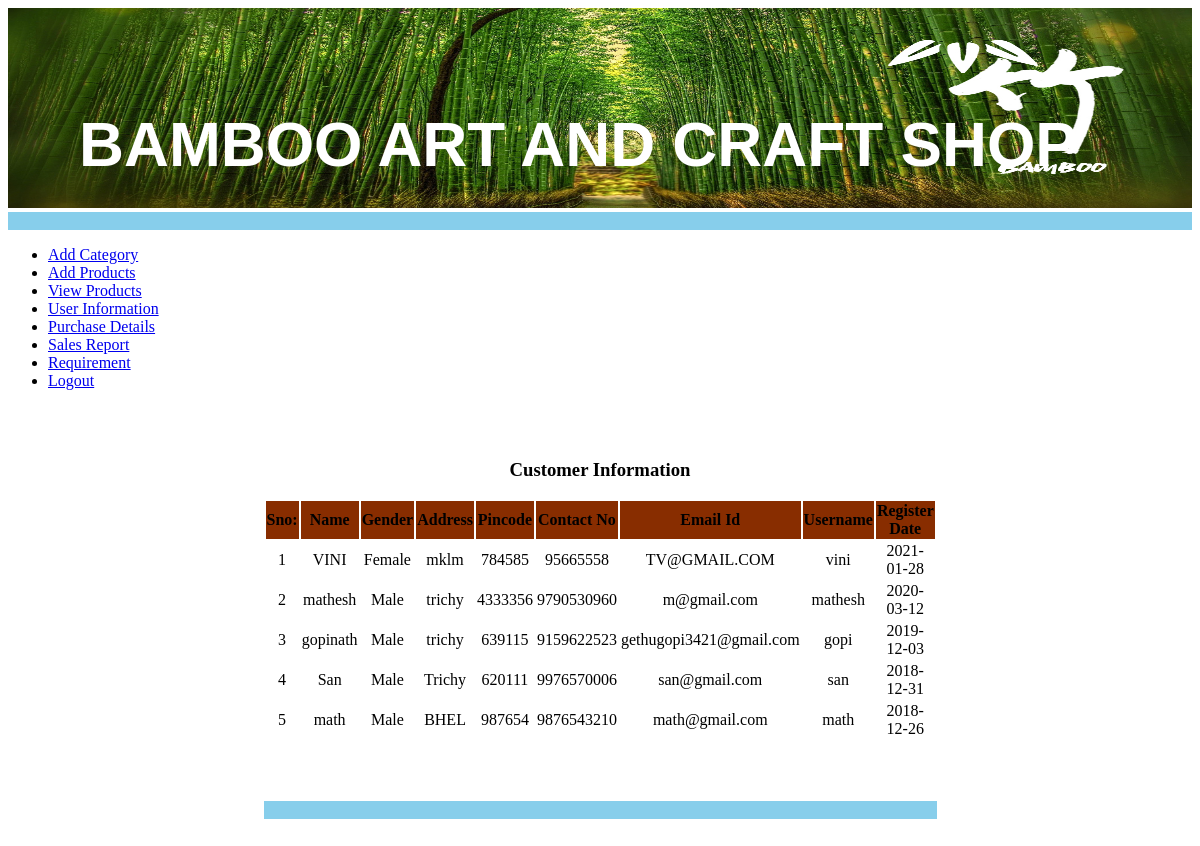
Screenshot of /user_details.php (signed in) with the database file from the repository.
### tables this page shows
CREATE TABLE `register` (
  `id` int(11) NOT NULL,
  `name` varchar(25) NOT NULL,
  `gender` varchar(15) NOT NULL,
  `address` varchar(100) NOT NULL,
  `pincode` bigint(20) NOT NULL,
  `contact` bigint(20) NOT NULL,
  `email` varchar(30) NOT NULL,
  `bank_name` varchar(100) NOT NULL,
  `acc_no` varchar(30) NOT NULL,
  `username` varchar(25) NOT NULL,
  `password` varchar(50) NOT NULL,
  `secret_code` varchar(50) NOT NULL,
  `otp` varchar(20) NOT NULL,
  `rdate` date NOT NULL
);

### user_details.php (the view, shortened to what this page needs)
<?php
$select = mysql_query("SELECT * FROM register ORDER BY id DESC")or die("user registration error </br>".mysql_error());
?>
<?php include("include/header.php"); ?>
<div class="main">
<?php include("include/link_admin.php"); ?>
<form id="form1" name="form1" method="post" action="">
  <table width="318" height="400" border="0" cellpadding="0" cellspacing="0" align="center">
    <tr>
      <td align="center" valign="top"><p>&nbsp;</p>
        <h3>Customer Information </h3>
        <table width="85%" height="58" border="0" align="center">
          <tr bgcolor="#CC66CC">
		    <th bgcolor="#882D00" scope="col"><span class="style2">
		      <label for="checkbox_row_2">Sno:</label>
	        </span></th>
		    <th bgcolor="#882D00" scope="col"><span class="style2">
		      <label for="checkbox_row_2">Name</label>
	        </span></th>
		    <th bgcolor="#882D00" scope="col"><span class="style2">
		      <label for="checkbox_row_3">Gender</label>
	        </span></th>
		    <th bgcolor="#882D00" scope="col"><span class="style2">
		      <label for="checkbox_row_4">Address</label>
	        </span></th>
		    <th bgcolor="#882D00" scope="col"><span class="style2">
		      <label for="checkbox_row_5">Pincode</label>
	        </span></th>
		    <th bgcolor="#882D00" scope="col"><span class="style2">
		      <label for="checkbox_row_6">Contact No </label>
	        </span></th>
		    <th bgcolor="#882D00" scope="col"><span class="style2">
		      <label for="checkbox_row_7">Email Id </label>
	        </span></th>
		    <th bgcolor="#882D00" scope="col"><span class="style2">
		      <label for="checkbox_row_10">Username</label>
	        </span></th>
		    <th bgcolor="#882D00" scope="col"><span class="style2">Register Date </span></th>
          </tr>
		  <?php
		  $r = 0;
		  while($rrow = mysql_fetch_array($select)){
		  $r++;
		  ?>
          <tr bgcolor="#CCCCFF">
            <td align="center" bgcolor="#FFFFFF"><?php echo $r; ?></td>
            <td align="center" bgcolor="#FFFFFF"><?php echo $rrow['name']; ?></td>
            <td align="center" bgcolor="#FFFFFF"><?php echo $rrow['gender']; ?></td>
            <td align="center" bgcolor="#FFFFFF"><?php echo $rrow['address']; ?></td>
            <td align="center" bgcolor="#FFFFFF"><?php echo $rrow['pincode']; ?></td>
            <td align="center" bgcolor="#FFFFFF"><?php echo $rrow['contact']; ?></td>
            <td align="center" bgcolor="#FFFFFF"><?php echo $rrow['email']; ?></td>
            <td align="center" bgcolor="#FFFFFF"><?php echo $rrow['username']; ?></td>
            <td align="center" bgcolor="#FFFFFF"><?php echo $rrow['rdate']; ?></td>
          </tr>
		  <?php
		  }
		  ?>
        </table>
        <p class="style1"> <h3>&nbsp;</h3>
        <p class="style1">&nbsp;</p>
        <blockquote>
          <p>&nbsp;</p>
        </blockquote></td>
    </tr>
  </table>
</form>
</body>
</html>

### rows the page displays
register: name "VINI", gender "Female", address "mklm", pincode "784585", contact "95665558", email "TV@GMAIL.COM", username "vini", rdate "2021-01-28"
register: name "mathesh", gender "Male", address "trichy", pincode "4333356", contact "9790530960", email "m@gmail.com", username "mathesh", rdate "2020-03-12"
register: name "gopinath", gender "Male", address "trichy", pincode "639115", contact "9159622523", email "gethugopi3421@gmail.com", username "gopi", rdate "2019-12-03"
register: name "San", gender "Male", address "Trichy", pincode "620111", contact "9976570006", email "san@gmail.com", username "san", rdate "2018-12-31"
register: name "math", gender "Male", address "BHEL", pincode "987654", contact "9876543210", email "math@gmail.com", username "math", rdate "2018-12-26"
